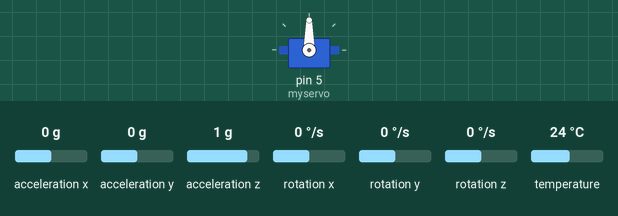
Simulated run of this sketch. Board: Arduino Leonardo, built with avr-gcc and run on an emulated ATmega32U4. Shown: servo. Inputs (shaded band) come from the test bench; at power-on: acceleration y 0 g, acceleration z 1 g, rotation x 0 °/s, acceleration x 0 g, rotation y 0 °/s, rotation z 0 °/s, temperature 24 °C. What the sketch prints to the serial monitor is not drawn.

Above: at 1.3 s.
1.4 s: acceleration y set to -1.4 g
At 2.7 s:
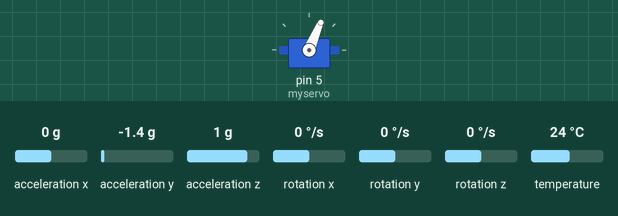
4.4 s: acceleration z set to -1.4 g
7.4 s: rotation x set to -192 °/s
At 9.2 s:
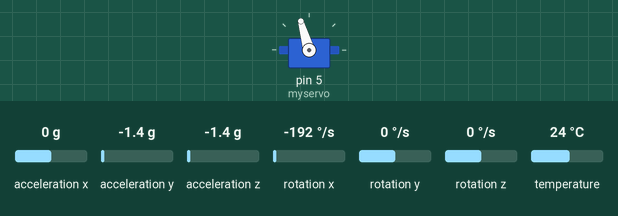
Timing chart, 0 to 15.7 s (numbered marks = the images above; inputs shaded):
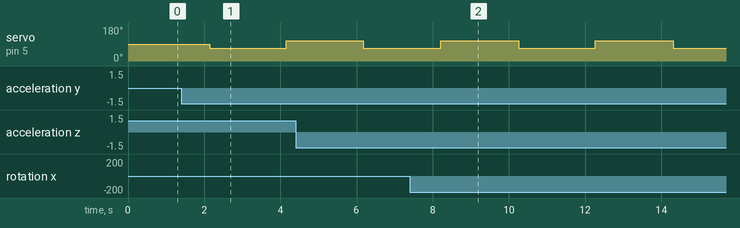

The sketch:

Tarea2.ino
```cpp
// Basic demo for accelerometer readings from Adafruit MPU6050

#include <Adafruit_MPU6050.h>
#include <Adafruit_Sensor.h>
#include <Wire.h>
#include <Servo.h>

#define PERIOD 20000  // período correspondiente a una frecuencia de 50Hz
#define ALPHA 0.1f
#define MIN_SERVO_US 550     // 0° de rotación del servo
#define MAX_SERVO_US 2470    // 180° de rotación del servo
#define MIN_SERVO_ANGLE 60   // Ángulo mínimo del servo que admite la planta
#define MAX_SERVO_ANGLE 150  // Ángulo máximo del servo que admite la planta
#define SERVO_OFFSET 1.5 // Offset de la IMU respecto del servo

Servo myservo;

unsigned long t1;
int counter = 0;
float u = 0;

Adafruit_MPU6050 mpu;

float theta_g1 = 0;
float theta_g = 0;
float theta_a = 0;
float theta = 0;

float omega = 0;

float a1 = 1;
float a2 = 0.02;
float a3 = 0;
float a4 = -2.50;
float a5 = 0.68;
float a6 = 0;
float a7 = 0;
float a8 = 0;
float a9 = 1;

float b1 = 0;
float b2 = 0.944;
float b3 = 0;

float theta_k = 0;
float theta_k1 = 0;

float theta_dot_k = 0;
float theta_dot_k1 = 0;

float b_k = 0;
float b_k1 = 0;

float y_k = 0;
float y_dot_k = 0;

float l1 = 0.3832;
float l2 = -0.0060;
float l3 = -2.4899;
float l4 = -0.0182;
float l5 = -0.0380;
float l6 = 0.4947;

void setup(void) {
  Serial.begin(115200);
  while (!Serial)
    delay(10);  // will pause Zero, Leonardo, etc until serial console opens

  Serial.println("Adafruit MPU6050 test!");

  // Try to initialize!
  if (!mpu.begin()) {
    Serial.println("Failed to find MPU6050 chip");
    while (1) {
      delay(10);
    }
  }
  Serial.println("MPU6050 Found!");

  mpu.setAccelerometerRange(MPU6050_RANGE_8_G);
  mpu.setGyroRange(MPU6050_RANGE_500_DEG);
  mpu.setFilterBandwidth(MPU6050_BAND_44_HZ);

  Serial.println("");
  delay(100);
  myservo.attach(5);
}

void loop() {
  t1 = micros();

  /* Get new sensor events with the readings */
  sensors_event_t a, g, temp;
  mpu.getEvent(&a, &g, &temp);

  theta_g1 = theta_g1 + g.gyro.x * 0.02 * (180 / PI);
  theta_a = atan2(a.acceleration.y, a.acceleration.z) * (180 / PI);

  theta_g = theta + g.gyro.x * 0.02 * (180 / PI);
  theta = ALPHA * theta_a + (1 - ALPHA) * theta_g;

  omega = g.gyro.x * (180 / PI) + 10;

  y_k = theta_k;
  y_dot_k = theta_dot_k + b_k;
  theta_k1 = a1 * theta_k + a2 * theta_dot_k + a3 * b_k + l1 * (theta - y_k) + l2 * (omega - y_dot_k) + b1 * u;
  theta_dot_k1 = a4 * theta_k + a5 * theta_dot_k + a6 * b_k + l3 * (theta - y_k) + l4 * (omega - y_dot_k) + b2 * u;
  b_k1 = a7 * theta_k + a8 * theta_dot_k + a9 * b_k + l5 * (theta - y_k) + l6 * (omega - y_dot_k) + b3 * u;

  matlab_send(u, theta, theta_k, omega, y_dot_k, theta_dot_k, b_k);

  theta_k = theta_k1;
  theta_dot_k = theta_dot_k1;
  b_k = b_k1;

  if (counter == 100) {
    counter = 0;
    if (u == -20) {
      u = 20;
      writeServo(u);
    } else {
      u = -20;
      writeServo(u);
    }
  } else {
    counter++;
  }

  while (micros() < t1 + PERIOD) {};
}

void writeServo(float angle) {
  float value = angle - SERVO_OFFSET + 90;

  if (value < MIN_SERVO_ANGLE) {
    value = MIN_SERVO_ANGLE;
  }
  if (value > MAX_SERVO_ANGLE) {
    value = MAX_SERVO_ANGLE;
  }

  float valueMicros = value * ((MAX_SERVO_US - MIN_SERVO_US) / 180) + MIN_SERVO_US;
  myservo.writeMicroseconds(valueMicros);
}

void matlab_send(float dato1, float dato2, float dato3, float dato4, float dato5, float dato6, float dato7) {
  Serial.write("abcd");
  byte *b1 = (byte *)&dato1;
  Serial.write(b1, 4);
  byte *b2 = (byte *)&dato2;
  Serial.write(b2, 4);
  byte *b3 = (byte *)&dato3;
  Serial.write(b3, 4);
  byte *b4 = (byte *)&dato4;
  Serial.write(b4, 4);
  byte *b5 = (byte *)&dato5;
  Serial.write(b5, 4);
  byte *b6 = (byte *)&dato6;
  Serial.write(b6, 4);
  byte *b7 = (byte *)&dato7;
  Serial.write(b7, 4);
  //etc con mas datos tipo float. Tambien podría pasarse como parámetro a esta funcion un array de floats.
}
```

Measured:
- by itself, servo on pin 5 (myservo): alternates 106° for 2.0 s and 67° for 2.0 s
